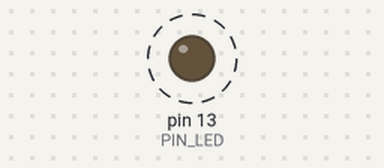
Simulated run of this sketch. Board: Arduino Mega 2560, built with avr-gcc and run on an emulated ATmega2560. Shown: output pins drawn as LEDs (lit = HIGH). Dashed ring = blinking. What the sketch prints to the serial monitor is not drawn.

Above: at 0.7 s.
Timing chart, 0 to 5.1 s (numbered marks = the images above):
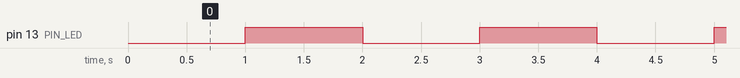

The sketch:

TEST_MEGA_ESP.ino
```cpp
// #include <MemoryFree.h>
#include <EEPROM.h>

#define PIN_LED 13  // вывод светодиода
String inString;

// Для таймера прерывания(Мигаем диодом)
static uint32_t timer;
int ledDelay = 1000;

// Настройка
void setup() {
  // Инициализация портов и выходов
  Serial.begin(115200);
  Serial3.begin(115200);
  delay(500);
  Serial.println("MEGA 2560 + esp-01 data reciver");
  pinMode(PIN_LED, OUTPUT);
  digitalWrite(PIN_LED, LOW);
}

// Чтение данных из консоли
char monitorRead() {
  char str;
  while (Serial.available()) {
    str = Serial.read();
  }
  return str;
}

// Выполнение
void loop() {
  if(millis() - timer >= ledDelay)
  {
    timer = millis();
    digitalWrite(PIN_LED, !digitalRead(PIN_LED));
    Serial.println("Wait data from esp-01...");
  }
  // Проверка события на порту esp
  while (Serial3.available()) {
    // Чтение данных из порта Serial3
    char inChar = Serial3.read();
    // Вывод прочитанных данных в порт Serial
    Serial.write(inChar);
  }
}
```

Measured:
- by itself, pin 13 (PIN_LED): alternates HIGH for 1.0 s and LOW for 1.0 s
